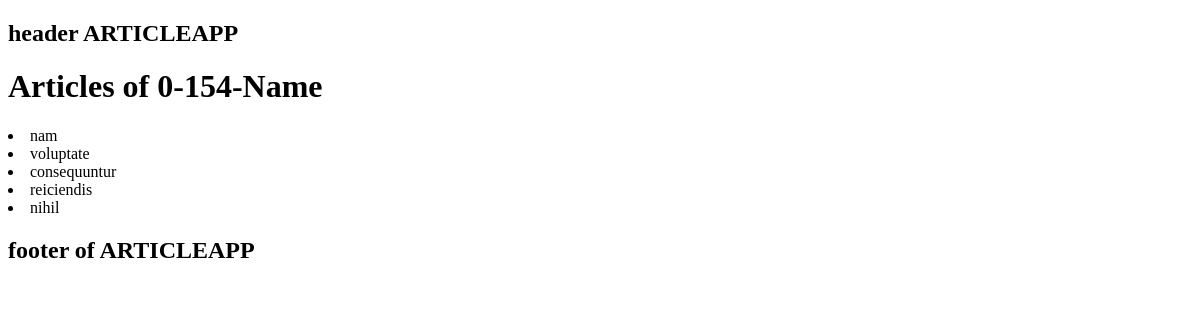
The page /articleapp/author_articles/44 on the database as committed earlier.
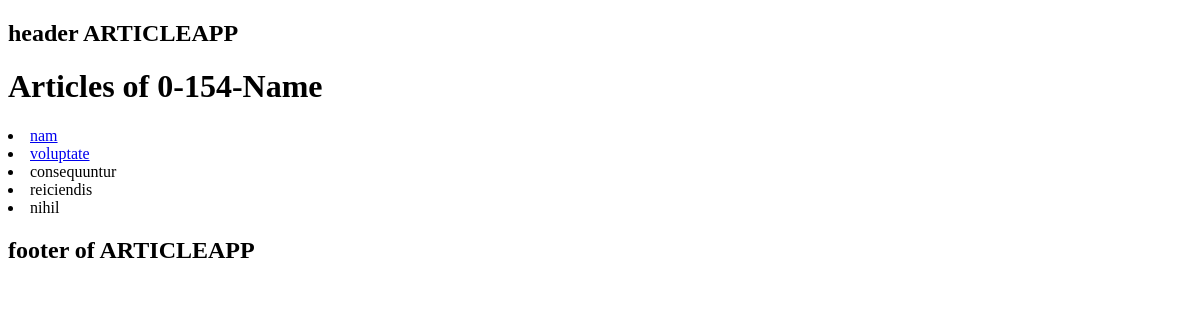
The same page on the database as committed later.
### articleapp/models.py (models this page shows, shortened)
class Author(models.Model):
    first_name = models.CharField(max_length=100)
    last_name = models.CharField(max_length=100)
    email = models.EmailField()
    biography = models.TextField()
    birth_date = models.DateField()

class Article(models.Model):
    title = models.CharField(max_length=200)
    content = models.TextField()
    publication_date = models.DateField()
    author = models.ForeignKey(Author, on_delete=models.CASCADE)
    category = models.CharField(max_length=100)
    views_count = models.IntegerField(default=0)
    is_published = models.BooleanField(default=False)

### articleapp/views.py (the view)
# urls.py: path('author_articles/<int:author_id>', views.articles_per_author, name='articles_per_author'),
def articles_per_author(request, author_id):
    logger.info('articleapp - articles_per_author')
    author = get_object_or_404(Author, pk=author_id)
    articles = Article.objects.filter(author=author)
    return render(request, 'articleapp/author_articles.html', {'author': author, 'articles': articles})

### articleapp/templates/articleapp/author_articles.html (shortened to what this page needs)
{% extends 'articleapp/base.html' %}
{% block content %}
    <h1>Articles of {{ author.first_name }}</h1>
    {% for article in articles %}
        {% if article.is_published == True %}
            <li><a href="{% url 'article_view' article.pk %}">{{ article.title }}</a><br></li>
        {% else %}
            <li>{{ article.title }} <br></li>
        {% endif %}
    {% endfor %}
{% endblock %}

### articleapp/templates/articleapp/base.html (shortened to what this page needs)
<!DOCTYPE html>
<html lang="en">
<head>
</head>
<body>
    <header><h2>header ARTICLEAPP</h2></header>
    <div>
        {% block content %}{% endblock %}
    </div>
    <footer><h2>footer of ARTICLEAPP</h2></footer>
</body>
</html>

Rows that differ between the two databases and show on the page:
changed Article "nam": is_published False → True (drawn)
changed Article "voluptate": is_published False → True (drawn)
